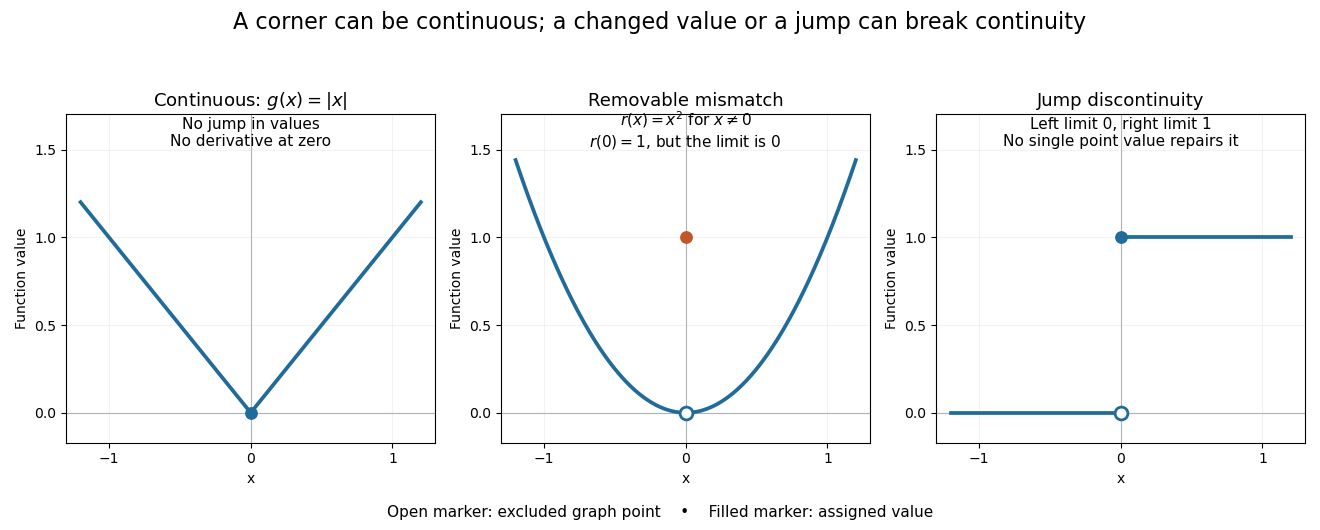

The script that drew this image:
"""Contrast continuity, a removable mismatch, and a jump; output PNG to CWD."""
from pathlib import Path
import matplotlib.pyplot as plt
import numpy as np


def main():
    fig, axes = plt.subplots(1, 3, figsize=(13.2, 5.3), dpi=100, facecolor="white")
    left = np.linspace(-1.2, 0, 200, endpoint=False)
    right = np.linspace(0, 1.2, 200)
    color = "#216b9b"
    for ax in axes:
        ax.set_facecolor("white")
        ax.axhline(0, color="#aeb5ba", lw=0.8)
        ax.axvline(0, color="#aeb5ba", lw=0.8)
        ax.set(xlim=(-1.3, 1.3), ylim=(-0.17, 1.7), xlabel="x", ylabel="Function value")
        ax.set_xticks([-1, 0, 1])
        ax.set_yticks([0, 0.5, 1, 1.5])
        ax.grid(alpha=0.16)
    x = np.concatenate((left, right))
    axes[0].plot(x, np.abs(x), color=color, lw=2.7)
    axes[0].scatter([0], [0], s=67, color=color, zorder=5)
    axes[0].set_title(r"Continuous: $g(x)=|x|$", fontsize=13)
    axes[0].text(0, 1.52, "No jump in values\nNo derivative at zero", ha="center", fontsize=11)
    axes[1].plot(left, left ** 2, color=color, lw=2.7)
    axes[1].plot(right[1:], right[1:] ** 2, color=color, lw=2.7)
    axes[1].scatter([0], [0], s=85, facecolors="white", edgecolors=color, linewidths=2, zorder=5)
    axes[1].scatter([0], [1], s=67, color="#bf572b", zorder=5)
    axes[1].set_title("Removable mismatch", fontsize=13)
    axes[1].text(0, 1.52, r"$r(x)=x^2$ for $x\ne0$" + "\n" + r"$r(0)=1$, but the limit is 0",
                 ha="center", fontsize=11)
    axes[2].plot([-1.2, 0], [0, 0], color=color, lw=2.7)
    axes[2].plot([0, 1.2], [1, 1], color=color, lw=2.7)
    axes[2].scatter([0], [0], s=85, facecolors="white", edgecolors=color, linewidths=2, zorder=5)
    axes[2].scatter([0], [1], s=67, color=color, zorder=5)
    axes[2].set_title("Jump discontinuity", fontsize=13)
    axes[2].text(0, 1.52, "Left limit 0, right limit 1\nNo single point value repairs it", ha="center", fontsize=11)
    fig.suptitle("A corner can be continuous; a changed value or a jump can break continuity", fontsize=16)
    fig.text(0.5, 0.025, "Open marker: excluded graph point    •    Filled marker: assigned value", ha="center", fontsize=11)
    fig.tight_layout(rect=(0, 0.055, 1, 0.93))
    fig.savefig(Path.cwd() / (Path(__file__).stem + ".png"), facecolor="white", transparent=False)
    plt.close(fig)


if __name__ == "__main__":
    main()
